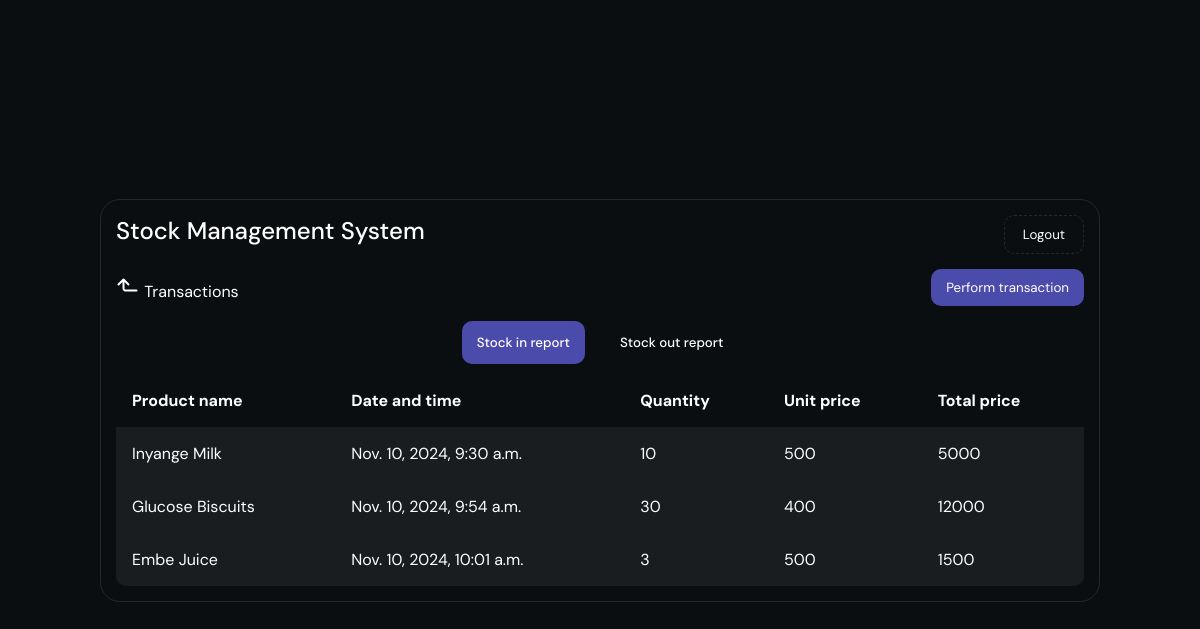
The page /stock-in-report/ (signed in) on the database as committed earlier.
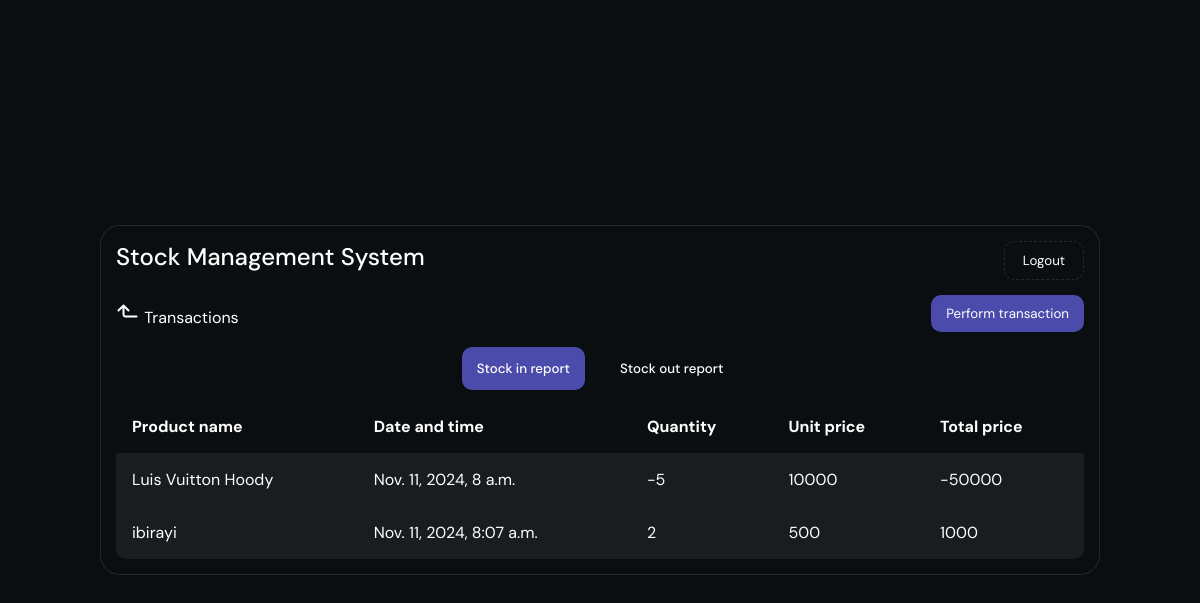
The same page on the database as committed later.
### base/models.py (models this page shows, shortened)
class ProductIn(models.Model):
    code = models.OneToOneField("base.Product", on_delete=models.CASCADE)
    dateTime = models.DateTimeField(auto_now=False, auto_now_add=True)
    quantity = models.IntegerField()
    unitPrice = models.IntegerField()
    def totalPrice(self):
        return self.quantity * self.unitPrice

class Product(models.Model):
    code = models.AutoField(primary_key = True)
    name = models.CharField(max_length = 50, unique = True)
    def __str__(self):
        return self.name

### base/views.py (the view)
# urls.py: path('stock-in-report/', stockInReportView, name = "stock-in-report"),
@login_required(login_url = 'login')
def stockInReportView(request):
    transactions = ProductIn.objects.all()
    return render(request, 'base/stock-in-report.html', { "transactions" : transactions})

### base/templates/base/stock-in-report.html (shortened to what this page needs)
{% extends "main.html" %}
{% block content %}
</head>
<body>
    <main>
        {% include "nav.html" %}
        <div class="container">
            <div class="header">
                <a href={% url "home" %}>
                    <div class="title">
                        <span>Transactions</span>
                    </div>
                    <a href={% url "product-in" %}>
                        <button>Perform transaction</button>
            </div>
            <div class="option">
                <a href={% url "stock-in-report" %}>
                    <button id="active">Stock in report</button>
                <a href={% url "stock-out-report" %}>
                    <button>Stock out report</button>
            </div>
            <div class="products">
                <table>
                    <thead>
                        <tr>
                            <th>Product name</th>
                            <th>Date and time</th>
                            <th>Quantity</th>
                            <th>Unit price</th>
                            <th>Total price</th>
                        </tr>
                    </thead>
                    <tbody>
                        {% for product in transactions %}
                        <tr id="noice">
                            <td>{{ product.code }}</td>
                            <td>{{ product.dateTime }}</td>
                            <td>{{ product.quantity }}</td>
                            <td>{{ product.unitPrice }}</td>
                            <td>{{ product.totalPrice }}</td>
                        </tr>
                        {% endfor %}
                    </tbody>
                </table>
            </div>
        </div>
    </main>
</body>
</html>
{% endblock content %}

Rows that differ between the two databases and show on the page:
removed ProductIn: code "Inyange Milk", dateTime "Nov. 10, 2024, 9:30 a.m.", quantity "10", unitPrice "500", totalPrice "5000"
removed ProductIn: code "Glucose Biscuits", dateTime "Nov. 10, 2024, 9:54 a.m.", quantity "30", unitPrice "400", totalPrice "12000"
removed ProductIn: code "Embe Juice", dateTime "Nov. 10, 2024, 10:01 a.m.", quantity "3", unitPrice "500", totalPrice "1500"
added ProductIn: code "Luis Vuitton Hoody", dateTime "Nov. 11, 2024, 8 a.m.", quantity "-5", unitPrice "10000", totalPrice "-50000"
added ProductIn: code "ibirayi", dateTime "Nov. 11, 2024, 8:07 a.m.", quantity "2", unitPrice "500", totalPrice "1000"
